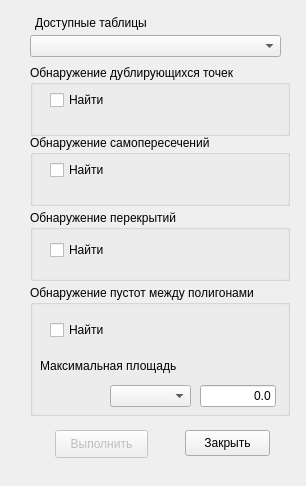
<?xml version="1.0" encoding="UTF-8"?>
<ui version="4.0">
 <class>Dialog</class>
 <widget class="QDialog" name="Dialog">
  <property name="geometry">
   <rect>
    <x>0</x>
    <y>0</y>
    <width>306</width>
    <height>486</height>
   </rect>
  </property>
  <property name="windowTitle">
   <string>Проверка топологии</string>
  </property>
  <widget class="QComboBox" name="cb_source_table">
   <property name="geometry">
    <rect>
     <x>30</x>
     <y>35</y>
     <width>251</width>
     <height>22</height>
    </rect>
   </property>
  </widget>
  <widget class="QGroupBox" name="gr_bx_area_intersect">
   <property name="enabled">
    <bool>true</bool>
   </property>
   <property name="geometry">
    <rect>
     <x>30</x>
     <y>210</y>
     <width>260</width>
     <height>71</height>
    </rect>
   </property>
   <property name="title">
    <string>Обнаружение перекрытий</string>
   </property>
   <widget class="QCheckBox" name="ch_poly_intersect">
    <property name="geometry">
     <rect>
      <x>20</x>
      <y>30</y>
      <width>81</width>
      <height>20</height>
     </rect>
    </property>
    <property name="text">
     <string>Найти</string>
    </property>
   </widget>
   <widget class="QWidget" name="verticalLayoutWidget_2">
    <property name="geometry">
     <rect>
      <x>185</x>
      <y>15</y>
      <width>51</width>
      <height>46</height>
     </rect>
    </property>
    <layout class="QVBoxLayout" name="wg_style_Area_intersect">
     <property name="spacing">
      <number>1</number>
     </property>
     <property name="sizeConstraint">
      <enum>QLayout::SetFixedSize</enum>
     </property>
    </layout>
   </widget>
  </widget>
  <widget class="QGroupBox" name="gr_bx_area">
   <property name="enabled">
    <bool>true</bool>
   </property>
   <property name="geometry">
    <rect>
     <x>30</x>
     <y>285</y>
     <width>260</width>
     <height>131</height>
    </rect>
   </property>
   <property name="title">
    <string>Обнаружение пустот между полигонами</string>
   </property>
   <widget class="QCheckBox" name="ch_gap_polygon">
    <property name="geometry">
     <rect>
      <x>20</x>
      <y>35</y>
      <width>81</width>
      <height>20</height>
     </rect>
    </property>
    <property name="text">
     <string>Найти</string>
    </property>
   </widget>
   <widget class="QWidget" name="verticalLayoutWidget_3">
    <property name="geometry">
     <rect>
      <x>185</x>
      <y>30</y>
      <width>51</width>
      <height>46</height>
     </rect>
    </property>
    <layout class="QVBoxLayout" name="wg_style_Area_gap">
     <property name="spacing">
      <number>1</number>
     </property>
     <property name="sizeConstraint">
      <enum>QLayout::SetFixedSize</enum>
     </property>
    </layout>
   </widget>
   <widget class="QLabel" name="label_2">
    <property name="geometry">
     <rect>
      <x>10</x>
      <y>70</y>
      <width>156</width>
      <height>21</height>
     </rect>
    </property>
    <property name="text">
     <string>Максимальная площадь</string>
    </property>
   </widget>
   <widget class="QLineEdit" name="ln_e_area_max">
    <property name="geometry">
     <rect>
      <x>170</x>
      <y>100</y>
      <width>76</width>
      <height>22</height>
     </rect>
    </property>
    <property name="text">
     <string>0.0</string>
    </property>
    <property name="alignment">
     <set>Qt::AlignRight|Qt::AlignTrailing|Qt::AlignVCenter</set>
    </property>
   </widget>
   <widget class="QComboBox" name="cb_AreaUnits">
    <property name="geometry">
     <rect>
      <x>80</x>
      <y>100</y>
      <width>81</width>
      <height>22</height>
     </rect>
    </property>
   </widget>
  </widget>
  <widget class="QGroupBox" name="gr_bx_intersect">
   <property name="enabled">
    <bool>true</bool>
   </property>
   <property name="geometry">
    <rect>
     <x>30</x>
     <y>135</y>
     <width>260</width>
     <height>71</height>
    </rect>
   </property>
   <property name="title">
    <string>Обнаружение самопересечений</string>
   </property>
   <widget class="QCheckBox" name="ch_self_intersect">
    <property name="geometry">
     <rect>
      <x>20</x>
      <y>25</y>
      <width>81</width>
      <height>20</height>
     </rect>
    </property>
    <property name="text">
     <string>Найти</string>
    </property>
   </widget>
   <widget class="QWidget" name="verticalLayoutWidget">
    <property name="geometry">
     <rect>
      <x>185</x>
      <y>15</y>
      <width>51</width>
      <height>46</height>
     </rect>
    </property>
    <layout class="QVBoxLayout" name="wg_style_Symbol">
     <property name="spacing">
      <number>1</number>
     </property>
     <property name="sizeConstraint">
      <enum>QLayout::SetFixedSize</enum>
     </property>
    </layout>
   </widget>
  </widget>
  <widget class="QLabel" name="label">
   <property name="geometry">
    <rect>
     <x>35</x>
     <y>15</y>
     <width>118</width>
     <height>16</height>
    </rect>
   </property>
   <property name="text">
    <string>Доступные таблицы</string>
   </property>
  </widget>
  <widget class="QPushButton" name="pb_run">
   <property name="enabled">
    <bool>false</bool>
   </property>
   <property name="geometry">
    <rect>
     <x>55</x>
     <y>430</y>
     <width>93</width>
     <height>28</height>
    </rect>
   </property>
   <property name="text">
    <string>Выполнить</string>
   </property>
  </widget>
  <widget class="QPushButton" name="pbClose">
   <property name="geometry">
    <rect>
     <x>185</x>
     <y>430</y>
     <width>85</width>
     <height>26</height>
    </rect>
   </property>
   <property name="text">
    <string>Закрыть</string>
   </property>
  </widget>
  <widget class="QGroupBox" name="gr_bx_db_points">
   <property name="enabled">
    <bool>true</bool>
   </property>
   <property name="geometry">
    <rect>
     <x>30</x>
     <y>65</y>
     <width>260</width>
     <height>71</height>
    </rect>
   </property>
   <property name="title">
    <string>Обнаружение дублирующихся точек</string>
   </property>
   <widget class="QCheckBox" name="ch_db_point">
    <property name="geometry">
     <rect>
      <x>20</x>
      <y>25</y>
      <width>81</width>
      <height>20</height>
     </rect>
    </property>
    <property name="text">
     <string>Найти</string>
    </property>
   </widget>
   <widget class="QWidget" name="verticalLayoutWidget_4">
    <property name="geometry">
     <rect>
      <x>185</x>
      <y>15</y>
      <width>51</width>
      <height>46</height>
     </rect>
    </property>
    <layout class="QVBoxLayout" name="wg_style_db_point">
     <property name="spacing">
      <number>1</number>
     </property>
     <property name="sizeConstraint">
      <enum>QLayout::SetFixedSize</enum>
     </property>
    </layout>
   </widget>
  </widget>
 </widget>
 <resources/>
 <connections/>
</ui>
